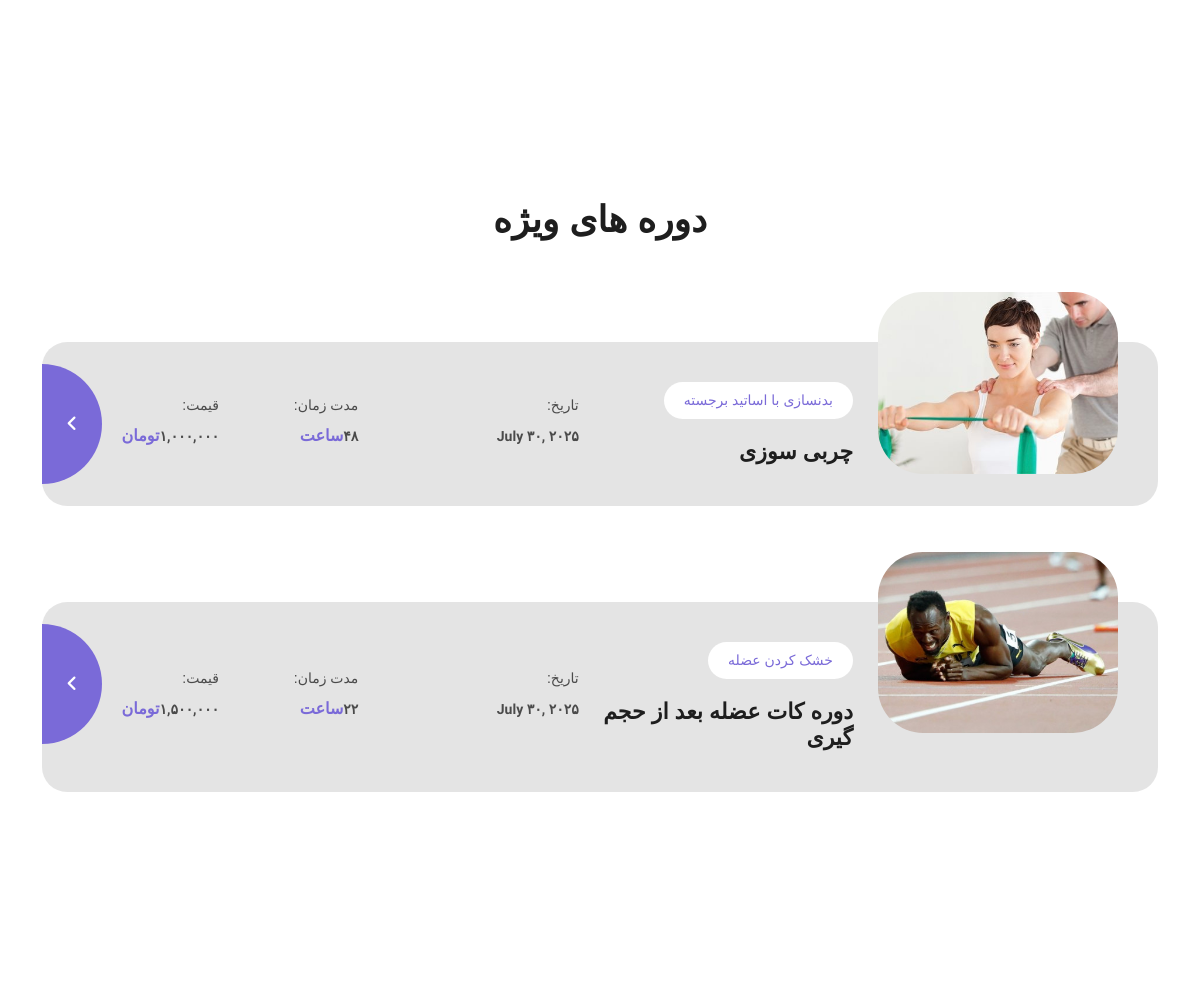
Page /home/ (middle part) on the earlier database version.
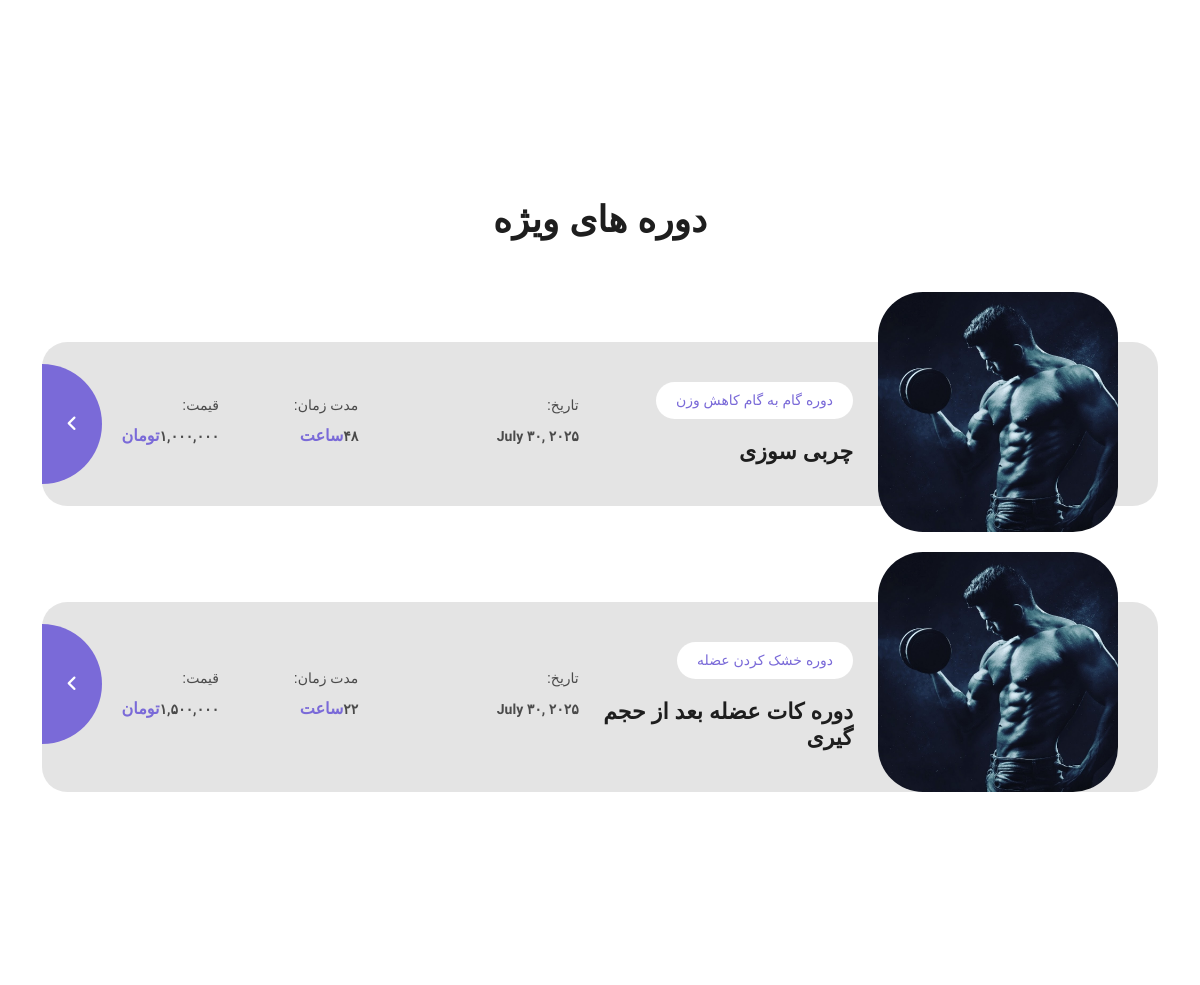
Same page on the later database version.
### course/models.py (models this page shows, shortened)
class Course(models.Model):
    course_name = models.CharField(("نام دوره"),max_length=30, null=True, blank=True)
    short_discription = models.CharField(("توضیحات کوتاه "),max_length=100,null=True, blank=True)
    long_discription = RichTextField((" توضیحات بلند"),max_length=15000,null=True, blank=True)
    start_at = models.DateField(("تاریخ شروع "),null=True, blank=True)
    duration = models.PositiveIntegerField(("مدت زمان دوره "),help_text="مدت زمان دوره به ساعت",null=True, blank=True)
    course_price = models.PositiveIntegerField(("قیمت "),help_text="قیمت دوره به تومان",null=True, blank=True)
    course_image1 = models.ImageField(("عکس اول"),upload_to='image/',null=True, blank=True)
    course_image2 = models.ImageField(("عکس دوم"),upload_to='image/',null=True, blank=True)
    course_image3 = models.ImageField(("عکس سوم"),upload_to='image/',null=True, blank=True)
    course_lable = models.ImageField((" لیبل دوره"),upload_to='image/',null=True, blank=True)

### blog/views.py (the view)
# urls.py: path("",views.blog_list,name="blog_list"),
def blog_list(request):
    blog_list = Post.objects.all().order_by('-created_at')
    course_list = Course.objects.all()
    context = {
        "posts" : blog_list,
        "courses": course_list
    }
    return render(request,"blog/home.html",context)

### bodyland/context_processors.py (called while the page is built)
def user_context(request):
    return {
        'is_logged_in': request.user.is_authenticated,
        'username': request.user.username if request.user.is_authenticated else ''
    }

### blog/templates/blog/home.html (shortened to what this page needs)
{% extends 'base.html' %}
{% load static %}
{% load humanize %}
{% block body_class %}home-page{% endblock %}
{% block content %}
  <body>
    <div class="services section" id="services">
      <div class="container" style="font-family: 'Vazirmatn', sans-serif;
     text-align: center;
     ">
        <div class="row">
          <div class="col-lg-4 col-md-6">
          </div>
          <div class="col-lg-4 col-md-6">
          </div>
          <div class="col-lg-4 col-md-6">
          </div>
        </div>
      </div>
    </div>
    <div class="section events" id="events" style="direction: rtl; text-align: right;">
      <div class="container">
        <div class="row">
          <div class="col-lg-12 text-center">
            <div class="section-heading">
              <h2>دوره های ویژه</h2>
            </div>
          </div>
          {% for course in courses %}
            <div class="col-lg-12 col-md-6">
              <div class="item">
                <div class="row">
                  <div class="col-lg-3">
                    <div class="image">
                      <img src="{{ course.course_lable.url }}" />
                    </div>
                  </div>
                  <div class="col-lg-9">
                    <ul>
                      <li>
                        <span class="category">{{ course.course_name }}</span>
                        <h4>{{ course.short_discription }}</h4>
                      </li>
                      <li>
                        <span>تاریخ:</span>
                        <h6>{{ course.start_at }}</h6>
                      </li>
                      <li>
                        <span>مدت زمان:</span>
                        <h6>{{ course.duration }} ساعت</h6>
                      </li>
                      <li>
                        <span>قیمت:</span>
                        <h6>{{ course.course_price|intcomma }} تومان</h6>
                      </li>
                    </ul>
                    <a href="{% url 'course:course_detail' course.id %}"><i class="fa fa-angle-left"></i></a>
                  </div>
                </div>
              </div>
            </div>
          {% endfor %}
        </div>
      </div>
    </div>
  </body>
{% endblock %}

Differences in the rows shown:
changed Course "چربی سوزی": course_lable: a different picture; course_name "بدنسازی با اساتید برجسته" → "دوره گام به گام کاهش وزن"
changed Course "دوره کات عضله بعد از حجم گیری": course_lable: a different picture; course_name "خشک کردن عضله" → "دوره خشک کردن عضله"
